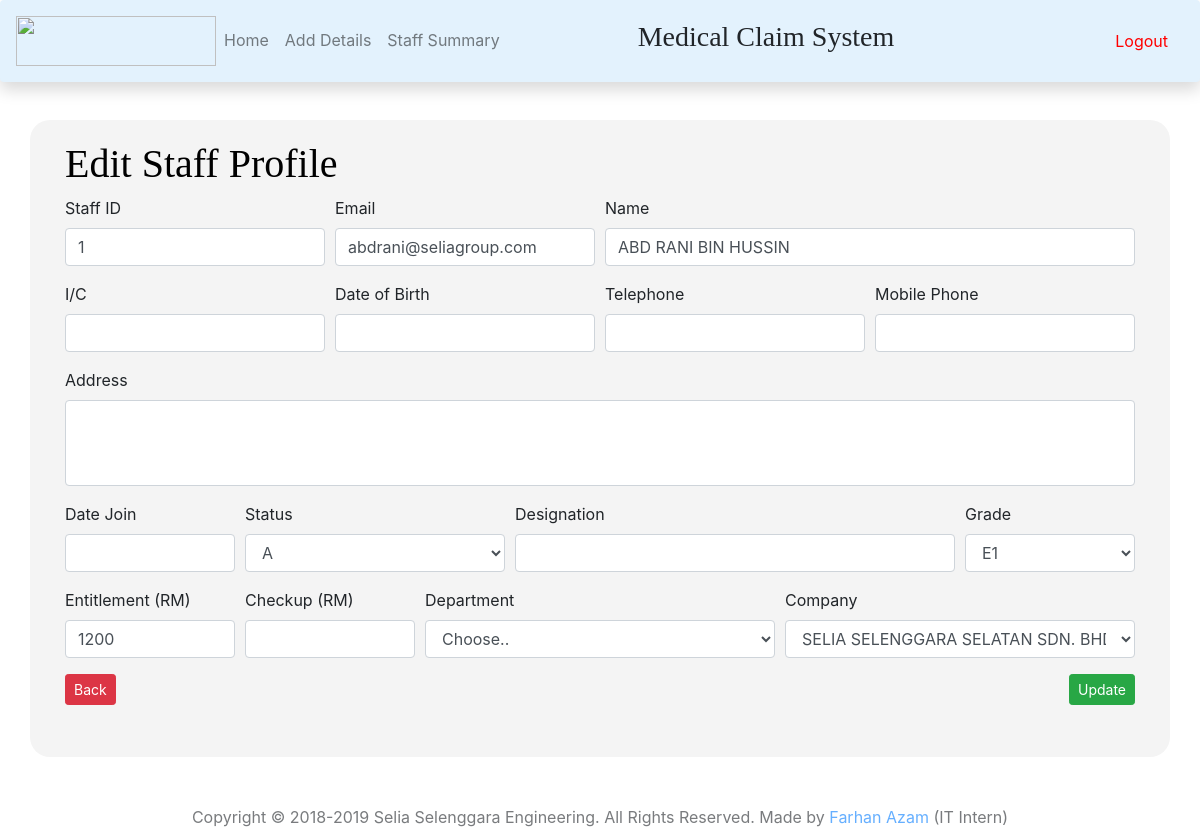
The page /staffprofileedit.php?id=1 on the database its author committed.
### tables this page shows
CREATE TABLE `staffs` (
  `id` int(100) UNSIGNED NOT NULL,
  `datejoin` varchar(100) NOT NULL,
  `staffno` varchar(15) NOT NULL,
  `email` varchar(50) NOT NULL,
  `name` varchar(100) NOT NULL,
  `grade` varchar(5) NOT NULL,
  `dept` varchar(50) NOT NULL,
  `designation` varchar(50) NOT NULL,
  `status` varchar(10) NOT NULL,
  `company` varchar(50) NOT NULL,
  `entitlement` varchar(10) NOT NULL,
  `checkup` varchar(10) NOT NULL,
  `ic` varchar(14) NOT NULL,
  `dob` varchar(10) NOT NULL,
  `address` varchar(100) NOT NULL,
  `mobile` varchar(15) NOT NULL,
  `tel` varchar(15) NOT NULL,
  `emailstatus` varchar(15) NOT NULL
);

CREATE TABLE `company` (
  `id` int(20) NOT NULL,
  `cname` varchar(50) NOT NULL
);

### staffprofileedit.php (the view, shortened to what this page needs)
<?php
    include_once("config.php");
?>
<?php
    $staffno = $_GET['id'];
    $result = mysqli_query($conn, "SELECT * FROM staffs WHERE staffno='$staffno'");
    while($res = mysqli_fetch_array($result))
    {
        $staffno = $res['staffno'];
        $email = $res['email'];
        $name = $res['name'];
        $grade = $res['grade'];
        $designation = $res['designation'];
        $ic = $res['ic'];
        $dob = $res['dob'];
        $address = $res['address'];
        $mobile = $res['mobile'];
        $tel = $res['tel'];
        $entitlement = $res['entitlement'];
        $checkup = $res['checkup'];
        $datejoin = $res['datejoin'];
    }
?>
<?php
    $hostname="localhost";
    $username="root";
    $password="";
    $databaseName="mcs";
    $connect = mysqli_connect($hostname, $username, $password, $databaseName);
    $query = "SELECT * FROM `company` ";
    $result1 = mysqli_query($connect, $query);
    $query = "SELECT * FROM `status` ";
    $result3 = mysqli_query($connect, $query);
    $query = "SElECT * FROM `grade` ";
    $result4 = mysqli_query($connect, $query)
?>
<html>
    <head>
        <link rel="stylesheet" href="https://stackpath.bootstrapcdn.com/bootstrap/4.1.3/css/bootstrap.min.css">
        <link rel="stylesheet" href="//code.jquery.com/ui/1.11.1/themes/smoothness/jquery-ui.css">
    </head>
    <body>
        <?php include 'navbar.php'; ?>
        <div class="container" style="background-color: #f4f4f4; border-top-left-radius: 20px; border-top-right-radius: 20px; border-bottom-right-radius: 20px; border-bottom-left-radius: 20px; margin-top: 120px;">
            <div class="row">
                    <div class="container">
                        <div class="card-body col-md-12">
                            <div class="row">
                                <div class="col">
                                    <h1 style="font-family:Trebuchet MS; color:black;">Edit Staff Profile</h1>
                                </div>
                                <div class="col">
                                </div>
                            </div>
                            <form action="staffprofileedit.php" method="post">
                                <div class="form-row">
                                    <div class="form-group col-md-3">
                                        <label for="inputEmail4">Staff ID</label>
                                        <input name="staffno" type="text" class="form-control" style="text-transform:uppercase;" value="<?php echo $staffno;?>" required>
                                    </div>
                                    <div class="form-group col-md-3">
                                        <label for="inputPassword4">Email</label>
                                        <input name="email" type="email" class="form-control" value="<?php echo $email;?>" required>
                                    </div>
                                    <div class="form-group col-md-6">
                                        <label for="inputEmail4">Name</label>
                                        <input name="name" type="text" class="form-control" style="text-transform:uppercase;" value="<?php echo $name;?>" required>
                                    </div>
                                </div>
                                <div class="form-row">
                                    <div class="form-group col-md-3">
                                        <label for="inputEmail4">I/C</label>
                                        <input name="ic" id="ic" onchange="cal()" type="text" class="form-control" value="<?php echo $ic;?>">
                                    </div>
                                    <div class="form-group col-md-3">
                                        <label for="inputPassword4">Date of Birth</label>
                                        <input name="dob" id="numdays2" type="text" class="form-control" value="<?php echo $dob;?>">
                                    </div>
                                    <div class="form-group col-md-3">
                                        <label for="inputEmail4">Telephone</label>
                                        <input name="tel" type="text" class="form-control" value="<?php echo $tel;?>" >
                                    </div>
                                    <div class="form-group col-md-3">
                                        <label for="inputPassword4">Mobile Phone</label>
                                        <input name="mobile" type="text" class="form-control" value="<?php echo $mobile;?>">
                                    </div>
                                </div>
                                <div class="form-group">
                                    <label for="inputAddress">Address</label>
                                    <textarea name="address" class="form-control" rows="3" id="comment" style="text-transform:uppercase; resize: none;"><?php echo $address;?></textarea>
                                </div>
                                <div class="form-row">
                                    <div class="form-group col-md-2">
                                        <label for="inputEmail4">Date Join</label>
                                        <input type="text" name="datejoin" class="form-control" id="datepicker" value="<?php echo $datejoin ;?>" />
                                    </div>
                                    <div class="form-group col-md-3">
                                        <label for="inputEmail4">Status</label>
                                        <select name="status" class="form-control" required>
                                            <?php
                                                $sql = "SELECT status FROM staffs WHERE staffno='$staffno'";
                                                $result=mysqli_query($conn, $sql);
                                                $row=mysqli_fetch_array($result);
                                                $status_user = $row['status'];
                                            ?>
                                            <?php while($row1=mysqli_fetch_array($result3)):;?>
                                            <option <?php if($row1['type'] == $status_user) echo "selected"; ?> >
                                                <?php echo $row1['type']; ?>
                                            </option>
                                            <?php endwhile; ?>
                                        </select>
                                    </div>
                                    <div class="form-group col-md-5">
                                        <label for="inputPassword4">Designation</label>
                                        <input name="designation" type="text" class="form-control" style="text-transform:uppercase;" value="<?php echo $designation;?>" required>
                                    </div>
                                    <div class="form-group col-md-2">
                                        <label for="inputPassword4">Grade</label>
                                        <select name="grade" class="form-control" required>
                                            <?php
                                                $sql = "SELECT grade FROM staffs WHERE staffno='$staffno'";
                                                $result=mysqli_query($conn, $sql);
                                                $row=mysqli_fetch_array($result);
                                                $grade_user = $row['grade'];
                                            ?>
                                            <?php while($row1=mysqli_fetch_array($result4)):;?>
                                            <option <?php if($row1['grade'] == $grade_user) echo "selected"; ?> >
                                                <?php echo $row1['grade']; ?>
                                            </option>
                                            <?php endwhile; ?>
                                        </select>
                                    </div>
                                </div>
                                <div class="form-row">
                                    <div class="form-group col-md-2">
                                        <label>Entitlement (RM)</label>
                                        <input type="text" name="entitlement" class="form-control" value="<?php echo $entitlement;?>" style="text-transform:uppercase;">
                                    </div>
                                    <div class="form-group col-md-2" <?php if ($grade == "E6" || $grade == "E7" || $grade == "E8" || $grade == "E9" || $grade == "E10" || $grade == "E11" || $grade == "E12" || $grade == "N1" || $grade == "N2" || $grade == "N3" || $grade == "N4" || $grade == "N5") echo " style='display: none';"; ?>>
                                        <label>Checkup (RM)</label>
                                        <input type="text" id="checkup" name="checkup" class="form-control" value="<?php echo $checkup;?>" style="text-transform:uppercase;">
                                    </div>
                                    <div class="form-group col-md-4">
                                        <label for="inputEmail4">Department</label>
                                        <select name="dept" class="form-control" required>
                                            <option value="">Choose..</option>
                                        </select>
                                    </div>
                                    <div class="form-group col-md-4">
                                        <label for="inputPassword4">Company</label><br>
                                        <select name="company" class="form-control" required>
                                            <?php
                                                $sql = "SELECT company FROM staffs WHERE staffno='$staffno'";
                                                $result=mysqli_query($conn, $sql);
                                                $row=mysqli_fetch_array($result);
                                                $company_user = $row['company'];
                                            ?>
                                            <?php while($row1=mysqli_fetch_array($result1)):;?>
                                            <option <?php if($row1['cname'] == $company_user) echo "selected"; ?> >
                                                <?php echo $row1['cname']; ?>
                                            </option>
                                            <?php endwhile; ?>
                                        </select>
                                    </div>
                                </div>
                                <div class="form-row">
                                    <div class="form-group col-md-6">
                                        <a href="staffprofile.php?id=<?php echo $staffno; ?>" class="btn btn-danger btn-sm float-left" role="button">Back</a>
                                    </div>
                                    <div class="form-group col-md-6">
                                        <input type="submit" name="update" value="Update" class="btn btn-success btn-sm float-right">
                                    </div>
                                </div>
                            </form>
                        </div>
                    </div>
                </div>
        </div>
        <br>
        <br>
        <div id="footer">
            <div class="container" align="center">
                <div class="row">
                    <div class="col">
                        Copyright &copy; 2018-<?php echo date("Y");?> Selia Selenggara Engineering. All Rights Reserved. Made by <a href="https://www.instagram.com/paan_azam13/">Farhan Azam</a> (IT Intern)
                    </div>
                </div>
            </div>
        </div>
    </body>
</html>

### staffprofileedit.php (style rules this page uses)
body { overflow-x: hidden; background-image: url("imgs/3.jpg"); background-size: cover; }
#footer { bottom:0; width:100%; height:30px; background: white; opacity: 0.6; display: inline-block; }

### rows shown on the page
staffs: staffno "1", email "abdrani@seliagroup.com", name "ABD RANI BIN HUSSIN", entitlement "1200", company "SELIA SELENGGARA SELATAN SDN. BHD."

### other values the page prints
form field status "A"
form field grade "E1"
